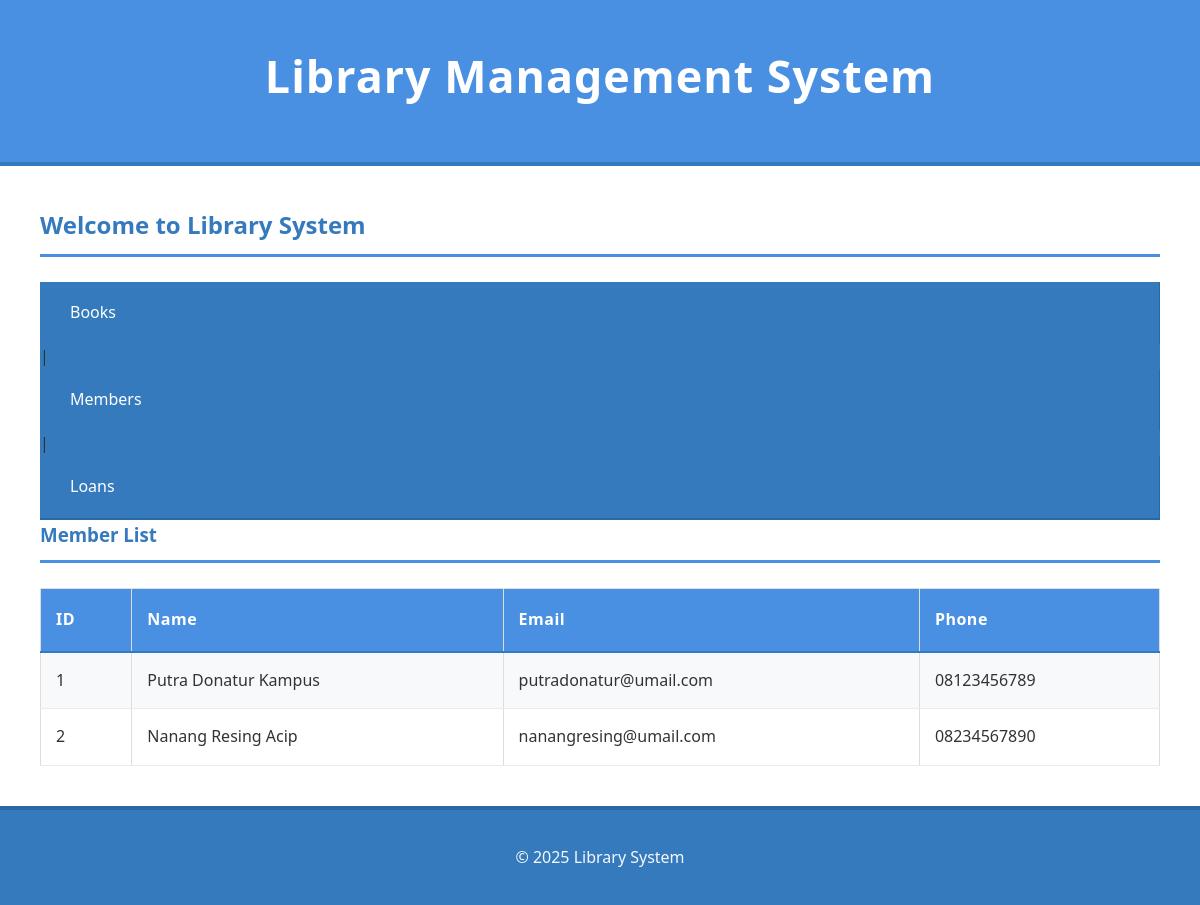
The page /?page=members on the database its author committed.
### tables this page shows
CREATE TABLE members (
    id INT AUTO_INCREMENT PRIMARY KEY,
    name VARCHAR(100) NOT NULL,
    email VARCHAR(100) UNIQUE,
    phone VARCHAR(15)
);

### config/db.php (called while the page is built, shortened)
<?php
class Database {
    private $host = "localhost";
    private $username = "root";
    private $password = "";
    private $dbname = "library_db";
    public function __construct() {
        try {
            $this->conn = new PDO("mysql:host=$this->host;dbname=$this->dbname", $this->username, $this->password);
        } catch (PDOException $e) {
            echo "Connection failed: " . $e->getMessage();
        }
    }
}
?>

### class/Member.php (called while the page is built, shortened)
<?php
require_once 'config/db.php';
class Member {
    private $db;
    public function __construct() {
        $this->db = (new Database())->conn;
    }
    public function getAllMembers() {
        $stmt = $this->db->query("SELECT * FROM members");
        return $stmt->fetchAll(PDO::FETCH_ASSOC);
    }
}
?>

### view/members.php (the view)
<h3>Member List</h3>
<table border="1">
    <tr>
        <th>ID</th>
        <th>Name</th>
        <th>Email</th>
        <th>Phone</th>
    </tr>
    <?php foreach ($member->getAllMembers() as $m): ?>
    <tr>
        <td><?= $m['id'] ?></td>
        <td><?= $m['name'] ?></td>
        <td><?= $m['email'] ?></td>
        <td><?= $m['phone'] ?></td>
    </tr>
    <?php endforeach; ?>
</table>

### style.css (style rules this page uses)
* { margin: 0; padding: 0; box-sizing: border-box; }
body { font-family: 'Segoe UI', Tahoma, Geneva, Verdana, sans-serif; background-color: #f5f7fa; color: #333; line-height: 1.6; min-height: 100vh; }
h2, h3 { color: #357abd; margin-bottom: 25px; font-weight: 600; border-bottom: 3px solid #4a90e2; padding-bottom: 10px; }
table { width: 100%; border-collapse: collapse; margin: 0; background-color: white; border: 1px solid #ddd; }
th { background-color: #4a90e2; color: white; padding: 18px 15px; text-align: left; font-weight: 600; font-size: 1em; letter-spacing: 0.5px; border-bottom: 2px solid #357abd; }
td { padding: 15px; border-bottom: 1px solid #e9ecef; transition: background-color 0.2s ease; vertical-align: middle; }
tbody tr:nth-child(even) { background-color: #f8f9fa; }

### rows shown on the page
members: id "1", name "Putra Donatur Kampus", email "putradonatur@umail.com", phone "08123456789"
members: id "2", name "Nanang Resing Acip", email "nanangresing@umail.com", phone "08234567890"
